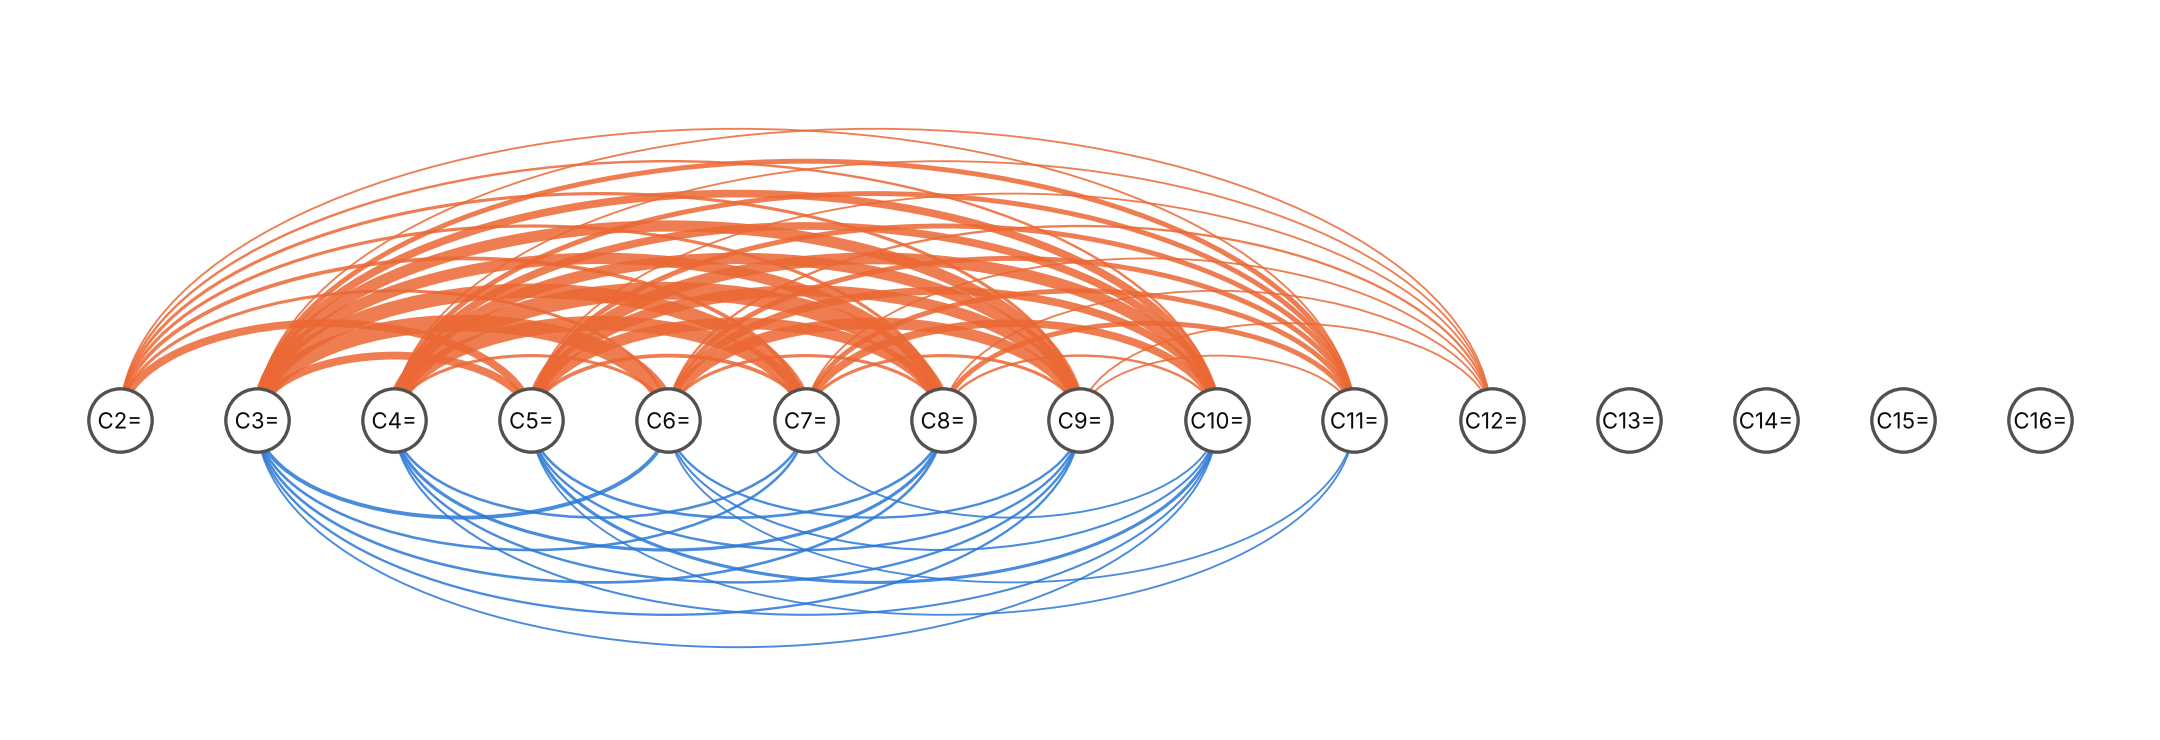

The Python source for this figure:
"""Arc diagram of olefin cracking / oligomerization fluxes (G1 calibrated network)."""
import json

import matplotlib

matplotlib.use("Agg")
import matplotlib.pyplot as plt  # noqa: E402
import numpy as np  # noqa: E402
from matplotlib.patches import Arc  # noqa: E402

d = json.load(open("fluxes.json"))["G1_GaZrOx_GaZSM5"]
ORANGE, BLUE, INK2, GRID = "#EB6834", "#2A78D6", "#52514E", "#E4E3DF"
fig, ax = plt.subplots(figsize=(11, 3.9), dpi=200)
fig.patch.set_facecolor("white")
ax.set_facecolor("white")
crack, olig = [], []
for r in d["reactions"]:
    st = r["stoich"]
    if r["family"] == "Z5_crack":
        src = [k for k, v in st.items() if v < 0][0]
        for k, v in st.items():
            if v > 0:
                crack.append((int(src[3:]), int(k[3:]), r["flux_rel"] * v))
    elif r["family"] == "Z4_olig":
        dst = [k for k, v in st.items() if v > 0][0]
        for k, v in st.items():
            if v < 0:
                olig.append((int(k[3:]), int(dst[3:]), r["flux_rel"] * (-v)))
fmax = max(f for *_, f in crack + olig)
for (a, b, f), above, col in [(x, True, ORANGE) for x in crack] + [(x, False, BLUE) for x in olig]:
    if f < 2e-4:
        continue
    cx, w = (a + b) / 2, abs(a - b)
    lw = 0.4 + 6 * (f / fmax) ** 0.7
    ax.add_patch(Arc((cx, 0), w, w * 0.9, theta1=0 if above else 180, theta2=180 if above else 360,
                     color=col, lw=lw, alpha=0.85))
ns = np.arange(2, 17)
ax.scatter(ns, np.zeros_like(ns), s=520, color="white", edgecolor=INK2, zorder=3, lw=1.2)
for n in ns:
    ax.text(n, 0, f"C{n}=", ha="center", va="center", fontsize=8, color="#0B0B0B", zorder=4)
ax.set_xlim(1.2, 16.8)
ax.set_ylim(-4.3, 5.7)
ax.axis("off")
fig.tight_layout()
fig.savefig("arcs.png", dpi=200, facecolor="white", bbox_inches="tight", pad_inches=0.05)
from PIL import Image
import json as _j
_j.dump(list(Image.open("arcs.png").size), open("arcs_size.json", "w"))
print("crack edges", len(crack), "olig edges", len(olig), "max flux", round(fmax, 4))
